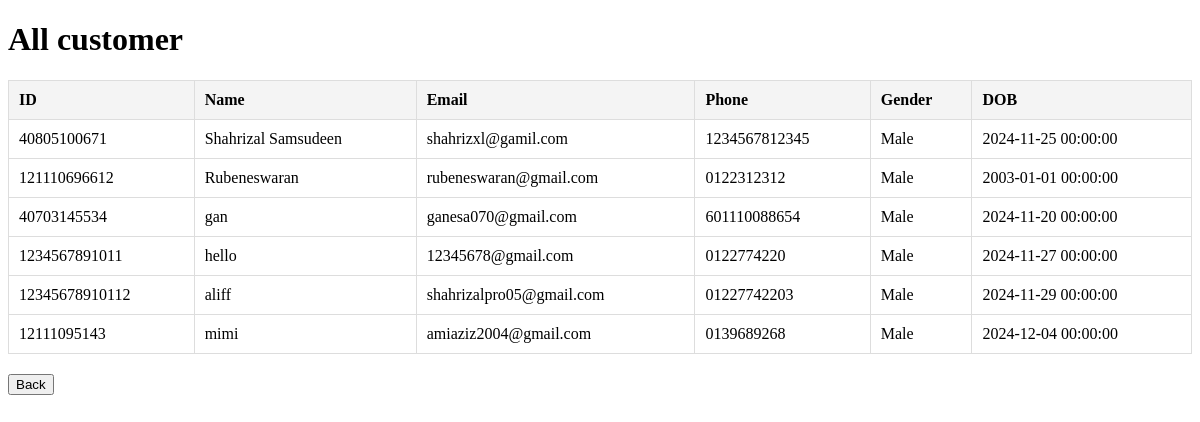
Before: /viewcus with the older database file.
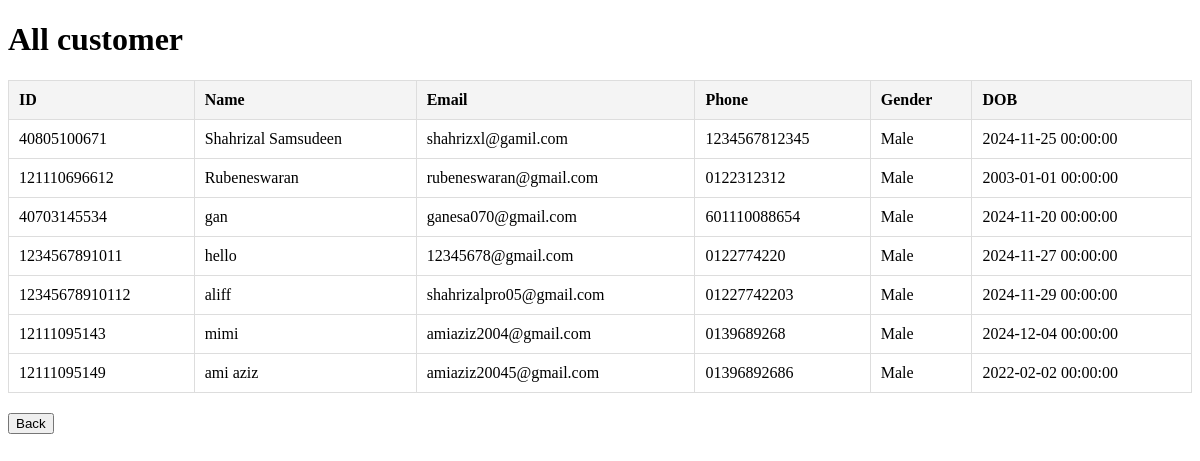
After: the same page with the newer database file.
### main.py (models this page shows)
class customer(db.Model,UserMixin):
  id=db.Column(db.Integer, primary_key=True)
  name=db.Column(db.String(150))
  password=db.Column(db.String(150))
  email=db.Column(db.String(100),unique=True)
  ph=db.Column(db.String(150),unique=True)
  gender=db.Column(db.String(150))
  dob=db.Column(db.DateTime(),default=datetime.utcnow)

### main.py (the view)
@tandtweb.route('/viewcus', methods=['GET'])
def view_cus():
    customer_list = customer.query.all()
    return render_template('viewcus.html', customer_list=customer_list)

### templates/viewcus.html (shortened to what this page needs)
<!DOCTYPE html>
<html lang="en">
<head>
</head>
<body>
    <h1>All customer</h1>
    <table>
        <thead>
            <tr>
                <th>ID</th>
                <th>Name</th>
                <th>Email</th>
                <th>Phone</th>
                <th>Gender</th>
                <th>DOB</th>
            </tr>
        </thead>
        <tbody>
            {% for customer in customer_list %}
                <tr>
                    <td>{{ customer.id }}</td>
                    <td>{{ customer.name }}</td>
                    <td>{{ customer.email }}</td>
                    <td>{{ customer.ph }}</td>
                    <td>{{ customer.gender }}</td>
                    <td>{{ customer.dob }}</td>
                </tr>
            {% endfor %}
        </tbody>
    </table>
    <button type="button" onclick="window.location.href='/sponsorhome'">Back</button>
</body>
</html>

Changed rows visible on the page:
added customer: id "12111095149", name "ami aziz", email "amiaziz20045@gmail.com", ph "01396892686", gender "Male", dob "2022-02-02 00:00:00"
